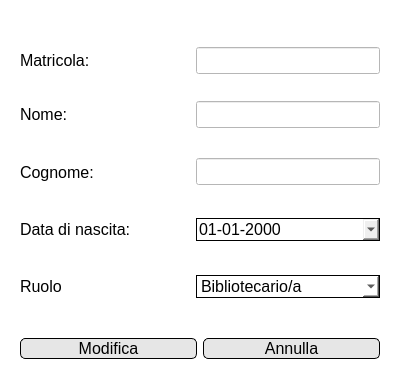
<?xml version="1.0" encoding="UTF-8"?>
<ui version="4.0">
 <class>Dialog</class>
 <widget class="QDialog" name="Dialog">
  <property name="geometry">
   <rect>
    <x>0</x>
    <y>0</y>
    <width>400</width>
    <height>390</height>
   </rect>
  </property>
  <property name="windowTitle">
   <string>Modifica dati personali</string>
  </property>
  <property name="windowIcon">
   <iconset>
    <normaloff>../Resources/logo.png</normaloff>../Resources/logo.png</iconset>
  </property>
  <property name="styleSheet">
   <string notr="true">background-color: rgb(255, 255, 255);</string>
  </property>
  <layout class="QVBoxLayout" name="verticalLayout">
   <item>
    <widget class="QWidget" name="widget_11" native="true">
     <property name="sizePolicy">
      <sizepolicy hsizetype="Preferred" vsizetype="Fixed">
       <horstretch>0</horstretch>
       <verstretch>0</verstretch>
      </sizepolicy>
     </property>
     <property name="minimumSize">
      <size>
       <width>0</width>
       <height>0</height>
      </size>
     </property>
     <layout class="QVBoxLayout" name="verticalLayout_2">
      <property name="topMargin">
       <number>0</number>
      </property>
      <property name="rightMargin">
       <number>11</number>
      </property>
      <property name="bottomMargin">
       <number>0</number>
      </property>
      <item alignment="Qt::AlignHCenter">
       <widget class="QLabel" name="errorLabel">
        <property name="font">
         <font>
          <pointsize>10</pointsize>
         </font>
        </property>
        <property name="styleSheet">
         <string notr="true">color: rgb(221, 0, 0);</string>
        </property>
        <property name="text">
         <string/>
        </property>
       </widget>
      </item>
     </layout>
    </widget>
   </item>
   <item>
    <widget class="QWidget" name="widget_40" native="true">
     <layout class="QHBoxLayout" name="horizontalLayout_21">
      <property name="topMargin">
       <number>15</number>
      </property>
      <item>
       <widget class="QLabel" name="label_31">
        <property name="minimumSize">
         <size>
          <width>170</width>
          <height>0</height>
         </size>
        </property>
        <property name="font">
         <font>
          <pointsize>12</pointsize>
         </font>
        </property>
        <property name="text">
         <string>Matricola:</string>
        </property>
       </widget>
      </item>
      <item>
       <widget class="QLineEdit" name="matricola">
        <property name="font">
         <font>
          <pointsize>12</pointsize>
         </font>
        </property>
        <property name="readOnly">
         <bool>true</bool>
        </property>
       </widget>
      </item>
     </layout>
    </widget>
   </item>
   <item>
    <widget class="QWidget" name="widget_38" native="true">
     <layout class="QHBoxLayout" name="horizontalLayout_19">
      <item>
       <widget class="QLabel" name="label_29">
        <property name="minimumSize">
         <size>
          <width>170</width>
          <height>0</height>
         </size>
        </property>
        <property name="font">
         <font>
          <pointsize>12</pointsize>
         </font>
        </property>
        <property name="text">
         <string>Nome: </string>
        </property>
       </widget>
      </item>
      <item>
       <widget class="QLineEdit" name="nomeInput">
        <property name="font">
         <font>
          <pointsize>12</pointsize>
         </font>
        </property>
        <property name="readOnly">
         <bool>false</bool>
        </property>
       </widget>
      </item>
     </layout>
    </widget>
   </item>
   <item>
    <widget class="QWidget" name="widget_39" native="true">
     <layout class="QHBoxLayout" name="horizontalLayout_20">
      <item>
       <widget class="QLabel" name="label_30">
        <property name="minimumSize">
         <size>
          <width>170</width>
          <height>0</height>
         </size>
        </property>
        <property name="font">
         <font>
          <pointsize>12</pointsize>
         </font>
        </property>
        <property name="text">
         <string>Cognome:</string>
        </property>
       </widget>
      </item>
      <item>
       <widget class="QLineEdit" name="cognomeInput">
        <property name="font">
         <font>
          <pointsize>12</pointsize>
         </font>
        </property>
        <property name="readOnly">
         <bool>false</bool>
        </property>
       </widget>
      </item>
     </layout>
    </widget>
   </item>
   <item>
    <widget class="QWidget" name="widget_41" native="true">
     <layout class="QHBoxLayout" name="horizontalLayout_22">
      <item>
       <widget class="QLabel" name="label_32">
        <property name="minimumSize">
         <size>
          <width>170</width>
          <height>0</height>
         </size>
        </property>
        <property name="maximumSize">
         <size>
          <width>170</width>
          <height>16777215</height>
         </size>
        </property>
        <property name="font">
         <font>
          <pointsize>12</pointsize>
         </font>
        </property>
        <property name="text">
         <string>Data di nascita:</string>
        </property>
       </widget>
      </item>
      <item>
       <widget class="QDateEdit" name="dataNascitaInput">
        <property name="font">
         <font>
          <pointsize>12</pointsize>
         </font>
        </property>
        <property name="styleSheet">
         <string notr="true">border: 1px solid;
background-color:None;</string>
        </property>
        <property name="readOnly">
         <bool>false</bool>
        </property>
        <property name="maximumDate">
         <date>
          <year>2005</year>
          <month>12</month>
          <day>31</day>
         </date>
        </property>
        <property name="minimumDate">
         <date>
          <year>1970</year>
          <month>1</month>
          <day>1</day>
         </date>
        </property>
        <property name="currentSection">
         <enum>QDateTimeEdit::DaySection</enum>
        </property>
        <property name="displayFormat">
         <string>dd-MM-yyyy</string>
        </property>
        <property name="calendarPopup">
         <bool>true</bool>
        </property>
       </widget>
      </item>
     </layout>
    </widget>
   </item>
   <item>
    <widget class="QWidget" name="widget_42" native="true">
     <layout class="QHBoxLayout" name="horizontalLayout_23">
      <item>
       <widget class="QLabel" name="label_33">
        <property name="minimumSize">
         <size>
          <width>170</width>
          <height>0</height>
         </size>
        </property>
        <property name="font">
         <font>
          <pointsize>12</pointsize>
         </font>
        </property>
        <property name="text">
         <string>Ruolo</string>
        </property>
       </widget>
      </item>
      <item>
       <widget class="QComboBox" name="ruoloInput">
        <property name="sizePolicy">
         <sizepolicy hsizetype="Expanding" vsizetype="Fixed">
          <horstretch>0</horstretch>
          <verstretch>0</verstretch>
         </sizepolicy>
        </property>
        <property name="font">
         <font>
          <pointsize>12</pointsize>
         </font>
        </property>
        <property name="styleSheet">
         <string notr="true">border: 1px solid;</string>
        </property>
        <property name="currentText">
         <string notr="true">Bibliotecario/a</string>
        </property>
        <property name="duplicatesEnabled">
         <bool>false</bool>
        </property>
        <property name="frame">
         <bool>true</bool>
        </property>
        <item>
         <property name="text">
          <string>Bibliotecario/a</string>
         </property>
        </item>
        <item>
         <property name="text">
          <string>Assistente</string>
         </property>
        </item>
        <item>
         <property name="text">
          <string>Archivista</string>
         </property>
        </item>
       </widget>
      </item>
     </layout>
    </widget>
   </item>
   <item>
    <widget class="QWidget" name="widget_9" native="true">
     <layout class="QHBoxLayout" name="horizontalLayout_9">
      <property name="topMargin">
       <number>20</number>
      </property>
      <property name="bottomMargin">
       <number>20</number>
      </property>
      <item>
       <widget class="QPushButton" name="modificaButton">
        <property name="font">
         <font>
          <pointsize>12</pointsize>
         </font>
        </property>
        <property name="styleSheet">
         <string notr="true">QPushButton#modificaButton {
	border: 1px solid;
	background-color:rgb(230, 230, 230);
	border-radius: 5px;
	border-color: rgb(0, 0, 0);
}
QPushButton#modificaButton:hover {
	background-color: rgb(207, 207, 207);
}</string>
        </property>
        <property name="text">
         <string>Modifica</string>
        </property>
        <property name="icon">
         <iconset>
          <normaloff>../Resources/edit icon.png</normaloff>../Resources/edit icon.png</iconset>
        </property>
       </widget>
      </item>
      <item>
       <widget class="QPushButton" name="annullaButton">
        <property name="font">
         <font>
          <pointsize>12</pointsize>
         </font>
        </property>
        <property name="styleSheet">
         <string notr="true">QPushButton#annullaButton {
	border: 1px solid;
	background-color:rgb(230, 230, 230);
	border-radius: 5px;
	border-color: rgb(0, 0, 0);
}
QPushButton#annullaButton:hover {
	background-color: rgb(207, 207, 207);
}</string>
        </property>
        <property name="text">
         <string>Annulla</string>
        </property>
        <property name="icon">
         <iconset>
          <normaloff>../Resources/red x icon.png</normaloff>../Resources/red x icon.png</iconset>
        </property>
       </widget>
      </item>
     </layout>
    </widget>
   </item>
  </layout>
 </widget>
 <resources/>
 <connections/>
</ui>
